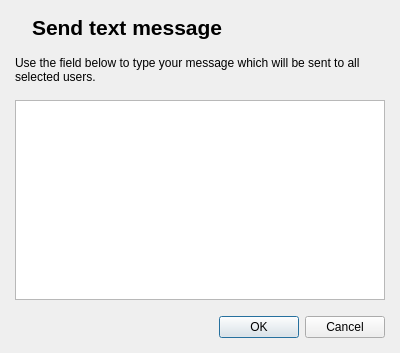
<?xml version="1.0" encoding="UTF-8"?>
<ui version="4.0">
 <author>Tobias Doerffel</author>
 <class>TextMessageDialog</class>
 <widget class="QDialog" name="TextMessageDialog">
  <property name="geometry">
   <rect>
    <x>0</x>
    <y>0</y>
    <width>400</width>
    <height>353</height>
   </rect>
  </property>
  <property name="windowTitle">
   <string>Send text message</string>
  </property>
  <property name="windowIcon">
   <iconset resource="../italc.qrc">
    <normaloff>:/resources/text_message_48.png</normaloff>:/resources/text_message_48.png</iconset>
  </property>
  <layout class="QVBoxLayout">
   <property name="spacing">
    <number>16</number>
   </property>
   <property name="margin">
    <number>15</number>
   </property>
   <item>
    <layout class="QHBoxLayout">
     <property name="spacing">
      <number>10</number>
     </property>
     <property name="margin">
      <number>0</number>
     </property>
     <item>
      <widget class="QLabel" name="label">
       <property name="sizePolicy">
        <sizepolicy hsizetype="Maximum" vsizetype="Preferred">
         <horstretch>0</horstretch>
         <verstretch>0</verstretch>
        </sizepolicy>
       </property>
       <property name="text">
        <string/>
       </property>
       <property name="pixmap">
        <pixmap resource="../italc.qrc">:/resources/text_message_48.png</pixmap>
       </property>
      </widget>
     </item>
     <item>
      <widget class="QLabel" name="label_2">
       <property name="font">
        <font>
         <pointsize>16</pointsize>
         <weight>75</weight>
         <bold>true</bold>
        </font>
       </property>
       <property name="text">
        <string>Send text message</string>
       </property>
      </widget>
     </item>
    </layout>
   </item>
   <item>
    <widget class="QLabel" name="label_3">
     <property name="text">
      <string>Use the field below to type your message which will be sent to all selected users.</string>
     </property>
     <property name="wordWrap">
      <bool>true</bool>
     </property>
    </widget>
   </item>
   <item>
    <widget class="QTextEdit" name="textEdit"/>
   </item>
   <item>
    <widget class="QDialogButtonBox" name="buttonBox">
     <property name="standardButtons">
      <set>QDialogButtonBox::Cancel|QDialogButtonBox::Ok</set>
     </property>
    </widget>
   </item>
  </layout>
 </widget>
 <resources>
  <include location="../italc.qrc"/>
 </resources>
 <connections>
  <connection>
   <sender>buttonBox</sender>
   <signal>accepted()</signal>
   <receiver>TextMessageDialog</receiver>
   <slot>accept()</slot>
   <hints>
    <hint type="sourcelabel">
     <x>199</x>
     <y>384</y>
    </hint>
    <hint type="destinationlabel">
     <x>199</x>
     <y>206</y>
    </hint>
   </hints>
  </connection>
  <connection>
   <sender>buttonBox</sender>
   <signal>rejected()</signal>
   <receiver>TextMessageDialog</receiver>
   <slot>reject()</slot>
   <hints>
    <hint type="sourcelabel">
     <x>199</x>
     <y>384</y>
    </hint>
    <hint type="destinationlabel">
     <x>199</x>
     <y>206</y>
    </hint>
   </hints>
  </connection>
 </connections>
</ui>
